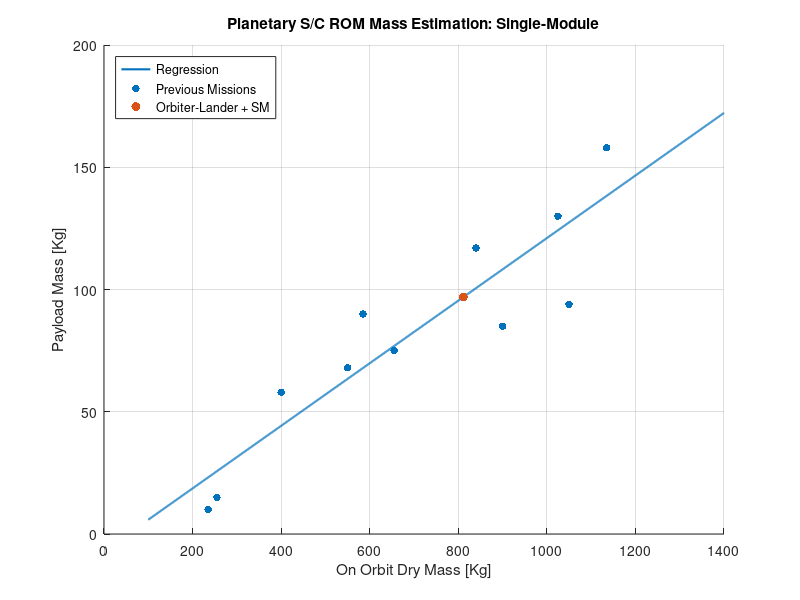
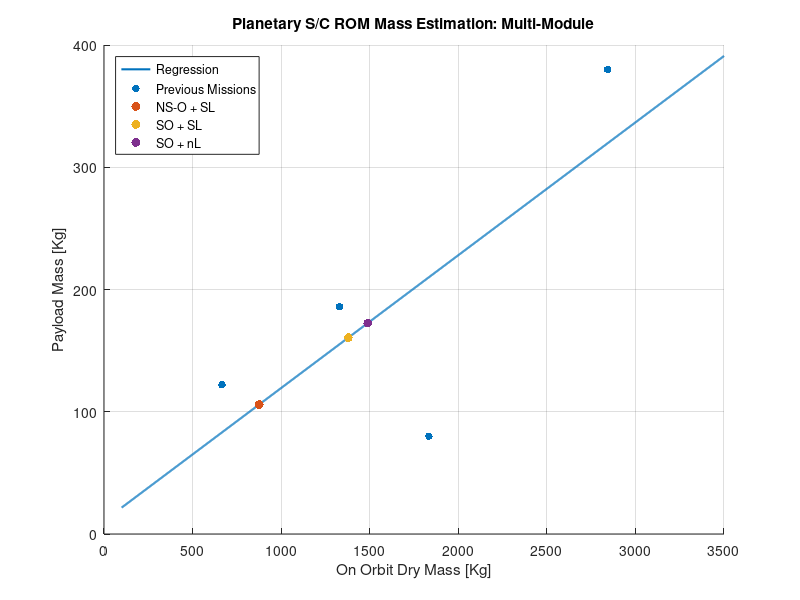
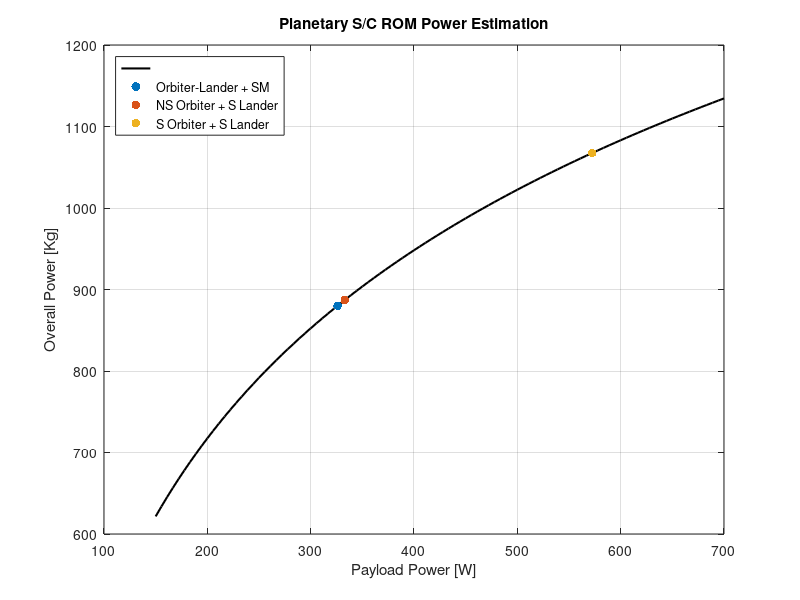

Source code (MATLAB) for these figures, in order:
clearvars ; close all ; clc ;

% ----------------------------------------------------
% Script computes ROM estimation for each architecture
% ----------------------------------------------------



% ONLY CHANGE PARAMETERS IN THE BOX BELOW
% ---------------------------------------

Isp = 300 ; % [s  ] - Hydrazine specific impulse
DV = 2400 ; % [m/s] - Assuming Cassini's deltaV with NO margins added

% ---------------------------------------
% ONLY CHANGE PARAMETERS IN THE BOX ABOVE






% DO NOT TOUCH BELOW HERE

% Fixed constants
g0 = 9.81 ;

% ------------------------------------------------------------------------

% Derive empirical mass law for missions with ONE module. Similar to Lavagna's plots
m_orbitDry_singlemoduleRegression = [ 235, 255, 400, 550, 585, 655, 840, 900, 1050, 1025, 1135 ] ;
m_pl_singlemoduleRegression = [ 10, 15, 58, 68, 90, 75, 117, 85, 94, 130, 158 ] ;

% Derive empirical mass law for mission with TWO modules (orbiter+lander)   
%   --> If you assume that lander mass (with their payloads) is part of on-orbit dry mass, regression does not provide realistic results (masses are extremely low)
%   --> To overcome this, ONLY PAYLOAD MASSES (of both orbiter and lander) ARE CONSIDERED AS PAYLOADS, SO STRUCTURE OF LANDER IS NOT INCLUDED IN THIS MASS
%   --> Overall, enter plot with TOTAL PAYLOAD MASS, SUMMING ORBITER'S AND LANDER'S PAYLOADS   
%    
    % Rosetta:
      m_orbiterDry_Rosetta = 1230 ; m_lander_Rosetta = 100 ; m_pl_orbiter_Rosetta = 165 ; m_pl_lander_Philae = 21 ;
      m_pl_Rosetta = m_pl_lander_Philae + m_pl_orbiter_Rosetta ;
      m_orbitDry_Rosetta = m_orbiterDry_Rosetta + m_lander_Rosetta ;
    % Curiosity:
      m_spacecraftDry_Curiosity = 935 ; m_rover_Curiosity = 899 ; m_pl_rover_Curiosity = 80;
      m_pl_Curiosity = m_pl_rover_Curiosity ;
      m_orbitDry_Curiosity = m_spacecraftDry_Curiosity + m_rover_Curiosity ;
    % Cassini:
      m_orbiterDry_Cassini = 2523 ; m_lander_Huygens = 320 ; m_pl_Huygens = 6.3+17.3+6.3+8.1+1.9+3.9 ; m_pl_orbiter_Cassini = 43+56.5+15.5+37.1+43.3+14.4+29+23.8+16.8+8.8+10.3+37.7 ;
      m_pl_Cassini = m_pl_Huygens + m_pl_orbiter_Cassini ;
      m_orbitDry_Cassini = m_orbiterDry_Cassini + m_lander_Huygens ;
    % Mars Express
      m_orbiterDry_MarsExpress = 606 ; m_pl_orbiter_MarsExpress = 113 ; m_pl_lander_MarsExpress = 9 ; m_lander_MarsExpress = 60 ;
      m_pl_MarsExpress = m_pl_orbiter_MarsExpress + m_pl_lander_MarsExpress ;
      m_orbitDry_MarsExpress = m_orbiterDry_MarsExpress + m_lander_MarsExpress ;

m_orbitDry_multimoduleRegression = [ m_orbitDry_Rosetta, m_orbitDry_Curiosity, m_orbitDry_Cassini, m_orbitDry_MarsExpress ] ;
m_pl_multimoduleRegression = [ m_pl_Rosetta, m_pl_Curiosity, m_pl_Cassini, m_pl_MarsExpress ] ;

% Create regression for single module and multi-module missions
p_singlemodule = polyfit(m_orbitDry_singlemoduleRegression, m_pl_singlemoduleRegression, 1 ) ;
p_multimodule = polyfit( m_orbitDry_multimoduleRegression, m_pl_multimoduleRegression, 1 ) ;

% Plot regressions
x_singlemodule = linspace( 100, 1400, 2000 ) ;
y_singlemodule = polyval( p_singlemodule, x_singlemodule ) ;
x_multimodule = linspace( 100, 3500, 2000 ) ;
y_multimodule = polyval( p_multimodule, x_multimodule ) ;

figure(1) ;
hold on ; grid on ;
plot( x_singlemodule, y_singlemodule, 'linewidth', 1.5 ) ;
scatter( m_orbitDry_singlemoduleRegression, m_pl_singlemoduleRegression, 30, 'filled' ) ;
xlabel( 'On Orbit Dry Mass [Kg]' ) ;
ylabel( 'Payload Mass [Kg]' ) ;
title( 'Planetary S/C ROM Mass Estimation: Single-Module' ) ;

figure(2) ;
hold on ; grid on ;
plot( x_multimodule, y_multimodule, 'linewidth', 1.5 ) ;
scatter( m_orbitDry_multimoduleRegression, m_pl_multimoduleRegression, 30, 'filled' ) ;
xlabel( 'On Orbit Dry Mass [Kg]' ) ;
ylabel( 'Payload Mass [Kg]' ) ;
title( 'Planetary S/C ROM Mass Estimation: Multi-Module' ) ;

% ------------------------------------------------------------------------

% Orbilander + Service Module
pl_OLSM = 96.9 ;
m_dry_OLSM = (pl_OLSM-p_singlemodule(2))/p_singlemodule(1) ;
m_wet_OLSM = m_dry_OLSM*exp(DV/(Isp*g0)) ;
m_prop_OLSM = m_wet_OLSM-m_dry_OLSM ;

% NS Orbiter + S Lander
pl_SL = 75.4 ;
pl_NSO = 30.5 ;
pl_NSOSL = pl_SL+pl_NSO ;
m_dry_NSOSL = (pl_NSOSL-p_multimodule(2))/p_multimodule(1) ;
m_wet_NSOSL = m_dry_NSOSL*exp(DV/(Isp*g0)) ;
m_prop_NSOSL = m_wet_NSOSL-m_dry_NSOSL ;

% S Orbiter + S Lander
pl_SO = 75.4 ;
pl_SL = 85.2 ;
pl_SOSL = pl_SL+pl_SO ;
m_dry_SOSL = (pl_SOSL-p_multimodule(2))/p_multimodule(1) ;
m_wet_SOSL = m_dry_SOSL*exp(DV/(Isp*g0)) ;
m_prop_SOSL = m_wet_SOSL-m_dry_SOSL ;

% S Orbiter + n Lander
pl_SO = 63.7 ;
pl_nL = 108.8 ;
pl_SOnL = pl_nL+pl_SO ;
m_dry_SOnL = (pl_SOnL-p_multimodule(2))/p_multimodule(1) ;
m_wet_SOnL = m_dry_SOnL*exp(DV/(Isp*g0)) ;
m_prop_SOnL = m_wet_SOnL-m_dry_SOnL ;

figure(1) ;
hold on ; grid on ;
scatter(m_dry_OLSM,pl_OLSM,40,'filled')
legend( 'Regression', 'Previous Missions', 'Orbiter-Lander + SM', 'location', 'northwest' ) ;

figure(2) ;
hold on ; grid on ;
scatter(m_dry_NSOSL,pl_NSOSL,40,'filled') ;
scatter(m_dry_SOSL,pl_SOSL,40,'filled') ;
scatter(m_dry_SOnL,pl_SOnL,40,'filled') ;
legend( 'Regression', 'Previous Missions', 'NS-O + SL', 'SO + SL', 'SO + nL', 'location', 'northwest' ) ;

xtitle = { '', 'OL + SM', 'NS-O S-L', 'SO + SL' } ;
ytitle = { 'Payload mass', 'On-orbit dry', 'Wet mass', 'propellant' }' ;
Results = [ pl_OLSM, m_dry_OLSM, m_wet_OLSM, m_prop_OLSM ; pl_NSOSL, m_dry_NSOSL, m_wet_NSOSL, m_prop_NSOSL; pl_SOSL, m_dry_SOSL, m_wet_SOSL, m_prop_SOSL ] ;


%% Power %%%%%
% Empirical power law
P = @(P_pl) 332.93*log(P_pl) - 1046.6;

% Orbilander + Service Module
p_pl_1 = 326;
p1 = P(p_pl_1);

% Small Orbiter + Lander
p_pl_2a = 269;
p_pl_2b = 64;
p_singlemodule = P(p_pl_2a+p_pl_2b);

% Orbiter with sampling + Lander 
p_pl_3a = 269;
p_pl_3b = 303.4;
p3 = P(p_pl_3a+p_pl_3b);

x_singlemodule = linspace(150,700);
y_singlemodule = P(x_singlemodule);
figure
plot(x_singlemodule,y_singlemodule,'k','linewidth',1.5)
grid on
hold on
scatter(p_pl_1,p1,40,'filled')
scatter(p_pl_2a+p_pl_2b,p_singlemodule,40,'filled')
scatter(p_pl_3a+p_pl_3b,p3,40,'filled')
xlabel('Payload Power [W]')
ylabel('Overall Power [Kg]')
title('Planetary S/C ROM Power Estimation')
legend('','Orbiter-Lander + SM','NS Orbiter + S Lander',...
    'S Orbiter + S Lander','location','northwest')
